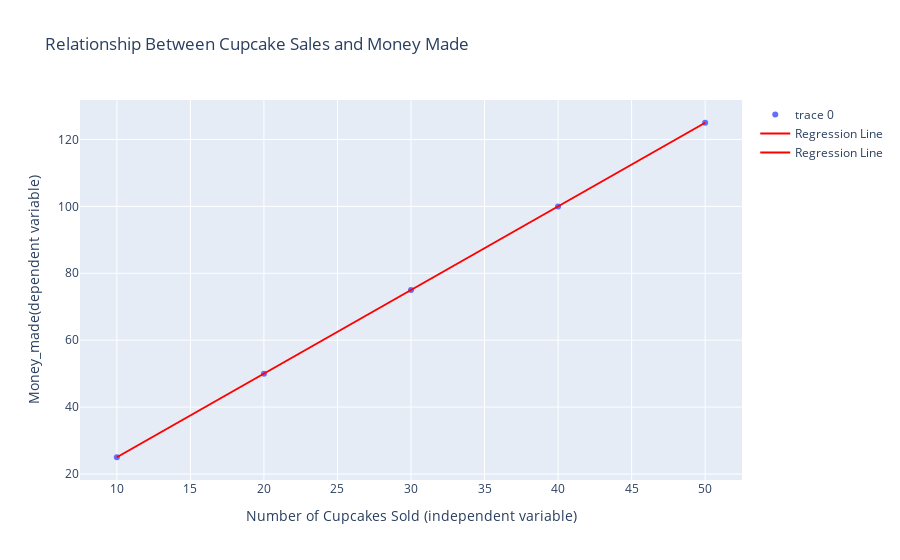

Notebook code cell kept with this figure:
### Code cell
#predict the money made for 25 cupcakes sold
new_num_cupcakes = np.array([[25]])
predicted_money = model.predict(new_num_cupcakes)
print(f'predicted money for the cupcakes sold:{predicted_money[0]}')

### Figure 1 — Plotly figure (JSON) as saved in the notebook; plotly's stock layout.template omitted (floating-point values rounded to 4 significant figures)
{"data": [{"mode": "markers", "type": "scatter", "x": [10, 20, 30, 40, 50], "y": [25, 50, 75, 100, 125]}, {"line": {"color": "red"}, "mode": "lines", "name": "Regression Line", "type": "scatter", "x": [10, 20, 30, 40, 50], "y": [25.0, 50.0, 75, 100, 125.0]}, {"line": {"color": "red"}, "mode": "lines", "name": "Regression Line", "type": "scatter", "x": [[25]], "y": [25.0, 50.0, 75, 100, 125.0]}], "layout": {"title": {"text": "Relationship Between Cupcake Sales and Money Made"}, "xaxis": {"title": {"text": "Number of Cupcakes Sold (independent variable)"}}, "yaxis": {"title": {"text": "Money_made(dependent variable)"}}}}
